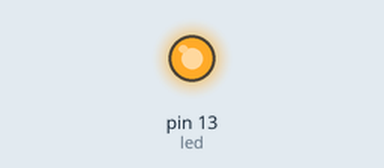
Bench run of a sketch on a simulated Arduino Uno, built with avr-gcc and run on an emulated ATmega328P. On the bench: output pins drawn as LEDs (lit = HIGH).

Above: at 0.2 s.
At 3.7 s:
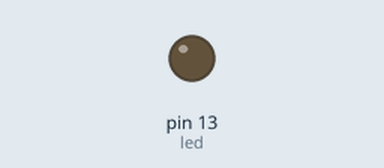
Timing chart, 0 to 6.5 s (numbered marks = the images above):
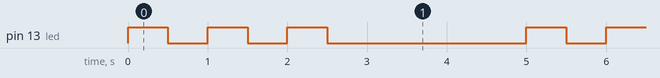

The sketch:

06_-_Pisca_aguarda_3_pisca_de_novo.ino
```cpp
int led = 13;

void setup() {

  pinMode(led, OUTPUT);

}

void loop() {

  for(int i = 0; i < 3; i++) {

    digitalWrite(led, HIGH);

    delay(500);

    digitalWrite(led, LOW);

    delay(500);

  }

  delay(2000);

}
```

Measured:
- by itself, pin 13 (led): repeats every 5.0 s: 2 × (LOW 0.50 s, HIGH 0.50 s), LOW 2.5 s, HIGH 0.50 s
- by itself, everything shown: repeats every 5.0 s, in 6 steps
